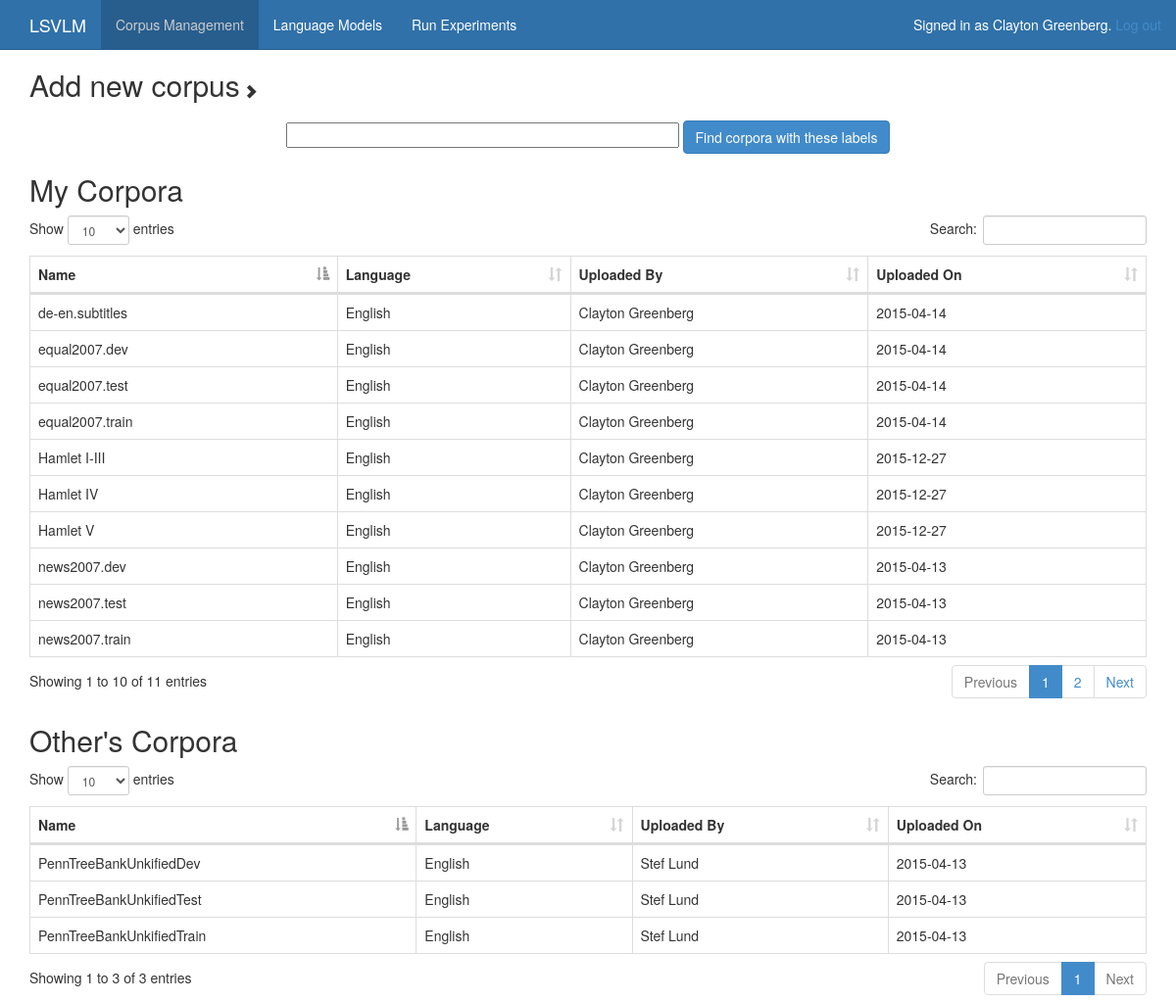
/corpora/ (signed in), run on the app's committed database.
### corpora/models.py (models this page shows, shortened)
class Corpus(models.Model):
    class Meta:
        verbose_name_plural = "corpora"
    user = models.ForeignKey(User)
    date_added = models.DateTimeField('date published')
    name = models.CharField(max_length=100, unique=True)
    description = models.CharField(max_length=500)
    process_steps = models.CharField(max_length=500)
    location = models.CharField(max_length=300)
    file_name = models.CharField(max_length=200)
    metadata_url = models.CharField(max_length=300)
    size = models.CharField(max_length=300, default = '0') #new field for size of corpora
    count = models.CharField(max_length=300, default = '0') #new field for count of corpora
    label = models.CharField(max_length=100, default = '0') # new field for tag search
    lang = models.ForeignKey(Lang)
    @property
    def date_added_str(self):
        return self.date_added.strftime("%Y-%m-%d")

class Lang(models.Model):
    name = models.CharField(max_length=20, unique=True)

### corpora/views.py (the view)
@login_required
def index(request):
    corpora = Corpus.objects.all()
    langs = Lang.objects.all()
    context = {'my_corpora' : Corpus.objects.filter(user=request.user),
               'other_corpora' : Corpus.objects.exclude(user=request.user),
               'langs' : langs}
    if request.method == 'GET':
	if 'q' in request.GET :
            query = request.GET['q']
            context['my_corpora'] = context['my_corpora'].filter(label__contains=query)
            context['other_corpora'] = context['other_corpora'].filter(label__contains=query)
    if request.method == "POST":
        form = CorpusForm(request.POST, request.FILES)
        if form.is_valid():
            path_type = form.cleaned_data["path_type"]
            if (path_type == "file_upload"):
                name = form.cleaned_data["name"]
                file = form.cleaned_data["upload_path"]
                path = files.write_tmp_file(file, name)
            else:
                location = form.cleaned_data["location"].strip("/")
                file_name = form.cleaned_data["file_name"].strip("/")
                path = os.path.join(location, file_name)
            sample = files.corpus_sample(path, 15)
            size = files.file_size(path)
            wc = files.wc(path)
            context = {'form' : form, 'sample' : sample, 'size' : size, 'wc' : wc}
            return render(request, 'corpora/confirm_upload.html', context)
        else:
            context["form"] = form
    else:
        context["form"] = CorpusForm()
    return render(request, 'corpora/index.html', context)

### corpora/templatetags/corpora_tags.py (called while the page is built)
@register.filter(name='addcss')
def addcss(field, css):
   return field.as_widget(attrs={"class":css})

### corpora/templates/corpora/index.html (shortened to what this page needs)
{% extends "corpora_base.html" %}
{% load staticfiles %}
{% block content %}
<div>
    <a class="expand" data-toggle="collapse" href="#addCorpusForm" aria-expanded="false" aria-controls="addCorpusForm">
      <h2>Add new corpus</h2>
        <span id="expand-arrow" class="glyphicon {% if errors %}glyphicon-chevron-down{% else %}glyphicon-chevron-right{% endif %}" aria-hidden="true"></span>
    </a>
</div>
<p>
<form action="{% url 'corpora:index' %}" method="get">
    <div align = center>
    <input type="text" id="id_q" name="q" value="{{ query|default_if_none:"" }}" name="q" size="50" />
    <input type="submit" value="Find corpora with these labels" class="btn btn-primary"/>
    </div>
</form>
</p>
{% if my_corpora %}
<h2>My Corpora</h2>
{% include "corpora/_corpora_table.html" with corpora=my_corpora %}
{% endif %}
{% if other_corpora %}
<h2>Other's Corpora</h2>
{% include "corpora/_corpora_table.html" with corpora=other_corpora %}
{% endif %}
{% endblock %}
{% block css %}
<link href="{% static 'css/dataTables.bootstrap.css' %}" rel="stylesheet" type="text/css" />
{% endblock %}

### corpora/templates/corpora_base.html
{% extends "base.html" %}
{% block corpusnav %}class="active"{% endblock %}

### templates/base.html (shortened to what this page needs)
{% load staticfiles %}
<!DOCTYPE html>
<html lang="en">
  <head>
    <link href="{% static 'css/bootstrap.css' %}" rel="stylesheet" type="text/css" />
    <link href="{% static 'css/base.css' %}" rel="stylesheet" type="text/css" />
    {% block css %}{% endblock %}
  </head>
  <body>
    <nav class="navbar navbar-fixed-top navbar-blue">
      <div class="container">
        <div class="navbar-header">
          <a class="navbar-brand" href="{% url 'index' %}">LSVLM</a>
        </div>
        {% block navbar %}
        <div id="navbar" class="collapse navbar-collapse">
          <ul class="nav navbar-nav">
            <li {% block corpusnav %}{% endblock %}><a href="{% url 'corpora:index' %}">Corpus Management</a></li>
            <li {% block lmnav %}{% endblock %}><a href="{% url 'lm:index' %}">Language Models</a></li>
            <li {% block experimentsnav %}{% endblock %}><a href="{% url 'experiments:index' %}">Run Experiments</a></li>
          </ul>
          <p class="navbar-text navbar-right">Signed in as {{ user.first_name }} {{ user.last_name }}.
              <a href="{% url 'logout' %}">Log out</a></p>
        </div>
        {% endblock %}
      </div>
    </nav>
    <div class="container">
        {% block content %}
        {% endblock %}
    </div>
  </body>
</html>

### corpora/templates/corpora/corpus_form.html (shortened to what this page needs)
{% load corpora_tags %}

### corpora/templates/corpora/_corpora_table.html
<table id="corpus_table" class="table table-hover table-bordered searchable-table">
    <thead>
        <tr>
            <th>Name</th>
            <th>Language</th>
            <th>Uploaded By</th>
            <th>Uploaded On</th>
        </tr>
    </thead>
    <tbody>
        {% for corpus in corpora %}
        <tr class="corpus" href="{% url 'corpora:corpus' corpus.id %}">
            <td>{{ corpus.name }}</td>
            <td>{{ corpus.lang.name }}</td>
            <td>{{ corpus.user.first_name }} {{ corpus.user.last_name }}</td>
            <td>{{ corpus.date_added_str }}</td>
        </tr>
        {% endfor %}
    </tbody>
</table>

### static/css/base.css (style rules this page uses)
body { padding-top: 50px; }
.navbar-blue { background-color: #3071a9; border-color: #285e8e; color: #fff; }
.navbar-blue .navbar-brand { color: #ffffff; }
.navbar-blue .navbar-nav > li > a { color: #ffffff; }
.navbar-blue .navbar-nav > .active > a, .navbar-blue .navbar-nav > .active > a:hover, .navbar-blue .navbar-nav > .active > a:focus { color: #ccc; background-color: #285e8e; }
a.expand:link, a.expand:visited, a.expand:hover, a.expand:active { color:#333; text-decoration:none; }
.expand h2 { display:inline-block; }

### data on the page
Corpus: name "news2007.dev", lang.name "English", user.first_name "Clayton", user.last_name "Greenberg", date_added_str "2015-04-13"
Corpus: name "news2007.test", lang.name "English", user.first_name "Clayton", user.last_name "Greenberg", date_added_str "2015-04-13"
Corpus: name "news2007.train", lang.name "English", user.first_name "Clayton", user.last_name "Greenberg", date_added_str "2015-04-13"
Corpus: name "de-en.subtitles", lang.name "English", user.first_name "Clayton", user.last_name "Greenberg", date_added_str "2015-04-14"
Corpus: name "equal2007.train", lang.name "English", user.first_name "Clayton", user.last_name "Greenberg", date_added_str "2015-04-14"
Corpus: name "equal2007.dev", lang.name "English", user.first_name "Clayton", user.last_name "Greenberg", date_added_str "2015-04-14"
Corpus: name "equal2007.test", lang.name "English", user.first_name "Clayton", user.last_name "Greenberg", date_added_str "2015-04-14"
Corpus: name "Hamlet IV", lang.name "English", user.first_name "Clayton", user.last_name "Greenberg", date_added_str "2015-12-27"
Corpus: name "Hamlet V", lang.name "English", user.first_name "Clayton", user.last_name "Greenberg", date_added_str "2015-12-27"
Corpus: name "Hamlet I-III", lang.name "English", user.first_name "Clayton", user.last_name "Greenberg", date_added_str "2015-12-27"
Corpus: name "PennTreeBankUnkifiedTrain", lang.name "English", user.first_name "Stef", user.last_name "Lund", date_added_str "2015-04-13"
Corpus: name "PennTreeBankUnkifiedTest", lang.name "English", user.first_name "Stef", user.last_name "Lund", date_added_str "2015-04-13"
Corpus: name "PennTreeBankUnkifiedDev", lang.name "English", user.first_name "Stef", user.last_name "Lund", date_added_str "2015-04-13"

### other printed values
{{ user.first_name }} "Clayton"
{{ user.last_name }} "Greenberg"
